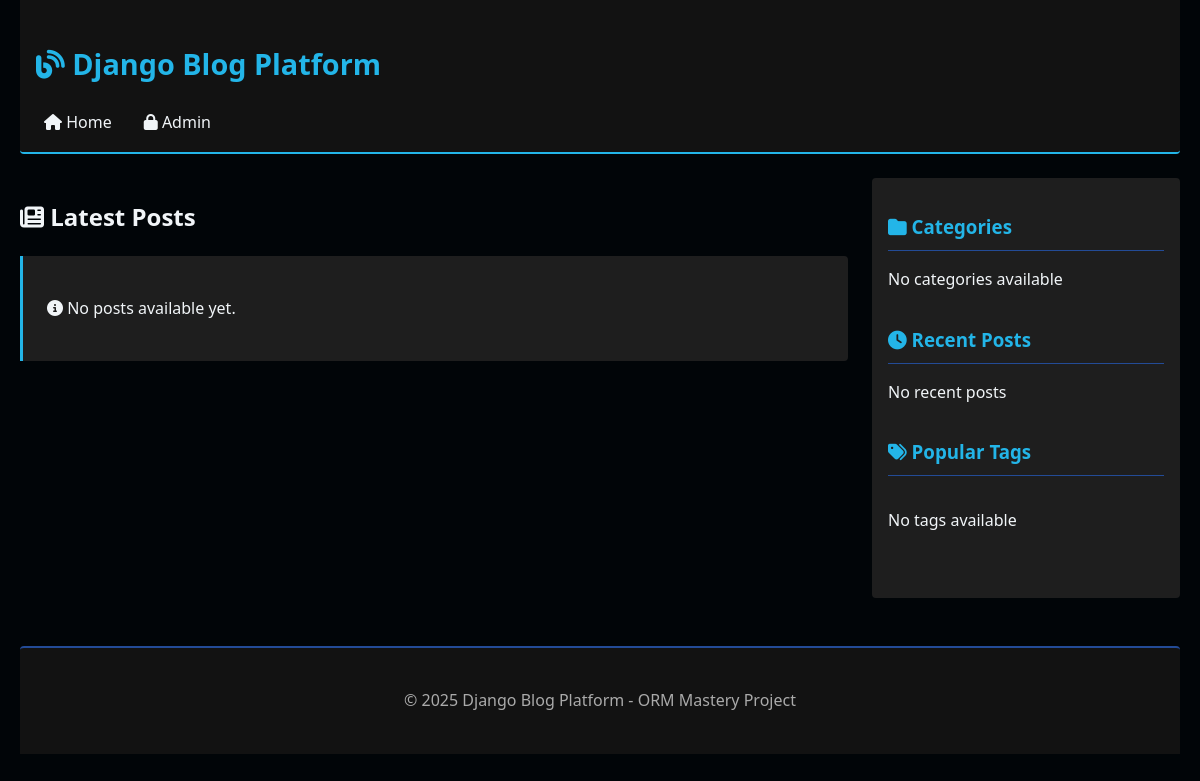
The app's page /, older data.
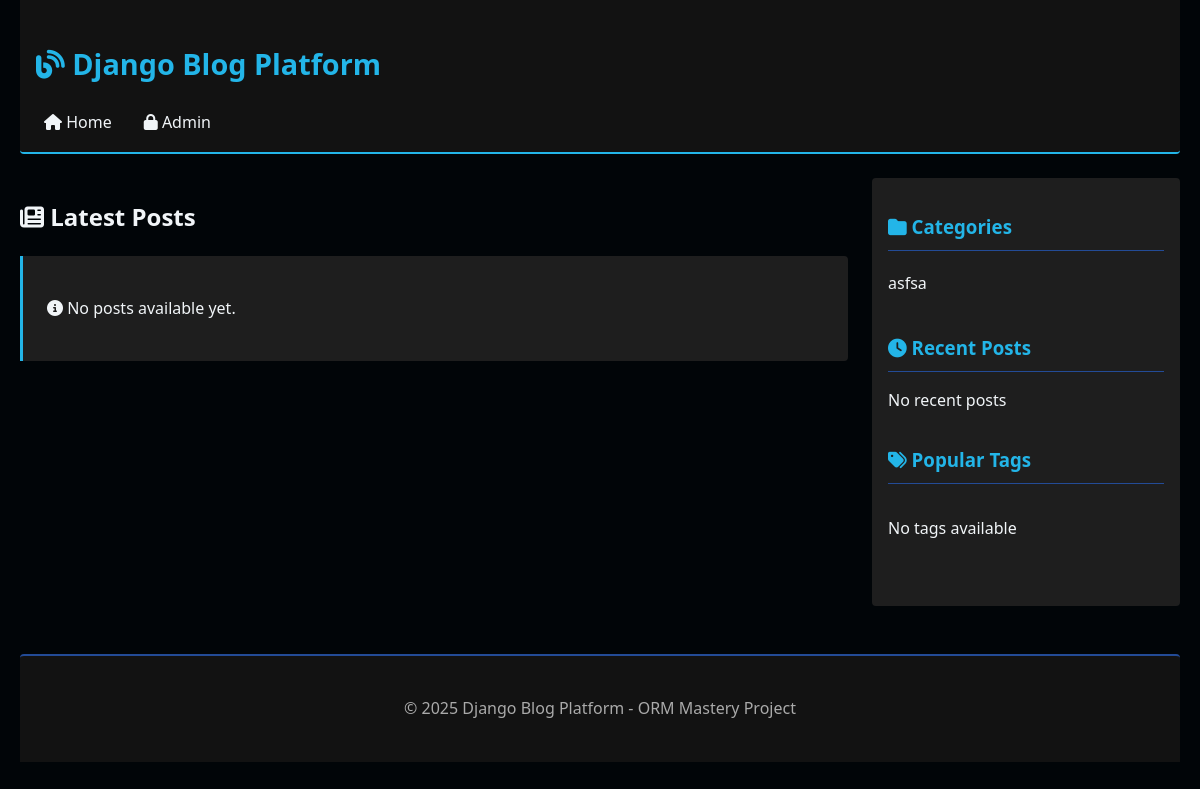
The same page, newer data.
### news/models.py (models this page shows, shortened)
class Category(models.Model):
    name = models.CharField(max_length=100)
    slug = models.SlugField(unique=True)
    description = models.TextField(blank=True)
    class Meta:
        verbose_name_plural = "categories"
        ordering = ['name']

### news/views.py (the view)
# urls.py: path('', views.PostListView.as_view(), name='post_list'),
class PostListView(ListView):
    model = Post
    template_name = 'blog/post_list.html'
    context_object_name = 'posts'
    paginate_by = 5
    def get_queryset(self):
        return Post.blog_objects.published()
    def get_context_data(self, **kwargs):
        context = super().get_context_data(**kwargs)
        context['categories'] = Category.objects.annotate(
            posts_count=Count('posts')
        )
        context['tags'] = Tag.objects.annotate(
            posts_count=Count('posts')
        ).order_by('-posts_count')[:10]
        context['recent_posts'] = Post.blog_objects.recent_posts()
        return context

### news/managers.py (called while the page is built)
    def published(self):
        return self.filter(
            status='published',
            published_at__lte=timezone.now()
        )

    def recent_posts(self, count=5):
        return self.published().order_by('-published_at')[:count]

### news/templates/news/post_list.html (shortened to what this page needs)
{% extends "news/base.html" %}
{% block content %}
    <h2><i class="fas fa-newspaper"></i> Latest Posts</h2>
    {% for post in posts %}
        <article class="post">
            <h3 class="post__title">
                <a href="{% url 'blog:post_detail' post.slug %}" class="post__link">{{ post.title }}</a>
            </h3>
            <div class="post__meta">
                <span><i class="fas fa-user"></i> {{ post.author.username }}</span>
                <span><i class="fas fa-folder"></i> <a href="{% url 'blog:category_detail' post.category.slug %}">{{ post.category.name }}</a></span>
                <span><i class="fas fa-calendar"></i> {{ post.created_at|date:"F j, Y" }}</span>
                <span><i class="fas fa-comments"></i> {{ post.comments.count }} comments</span>
            </div>
            {% if post.featured_image %}
                <img src="{{ post.featured_image.url }}" alt="{{ post.title }}" class="post__image">
            {% endif %}
            <div class="post__content">
                {{ post.content|truncatewords:50|linebreaks }}
                <a href="{% url 'blog:post_detail' post.slug %}" class="post__link">Read more <i class="fas fa-arrow-right"></i></a>
            </div>
            {% if post.tags.all %}
                <div class="post__tags">
                    {% for tag in post.tags.all %}
                        <a href="{% url 'blog:tag_detail' tag.slug %}" class="tag">
                            <i class="fas fa-tag"></i> {{ tag.name }}
                        </a>
                    {% endfor %}
                </div>
            {% endif %}
        </article>
    {% empty %}
        <div class="post">
            <p><i class="fas fa-info-circle"></i> No posts available yet.</p>
        </div>
    {% endfor %}
{% endblock %}

### news/templates/news/base.html (shortened to what this page needs)
<!DOCTYPE html>
<html lang="en">
<head>
    <link rel="stylesheet" href="https://cdnjs.cloudflare.com/ajax/libs/font-awesome/6.4.0/css/all.min.css">
    <link rel="stylesheet" href="/static/css/style.css">
</head>
<body>
    <header class="header">
        <h1><a href="{% url 'blog:post_list' %}" class="header__title">
            <i class="fas fa-blog"></i> Django Blog Platform
        </a></h1>
        <nav class="header__nav">
            <ul class="header__nav-list">
                <li><a href="{% url 'blog:post_list' %}" class="header__nav-link">
                    <i class="fas fa-home"></i> Home
                </a></li>
                <li><a href="{% url 'admin:index' %}" class="header__nav-link">
                    <i class="fas fa-lock"></i> Admin
                </a></li>
            </ul>
        </nav>
    </header>
    <div class="layout">
        <main class="layout__main">
            {% block content %}{% endblock %}
        </main>
        <aside class="layout__sidebar">
            <section class="sidebar__section">
                <h3 class="sidebar__title">
                    <i class="fas fa-folder"></i> Categories
                </h3>
                <ul class="sidebar__list">
                    {% for category in categories %}
                        <li class="sidebar__item">
                            <a href="{% url 'blog:category_detail' category.slug %}" class="sidebar__link">
                                {{ category.name }} {% if category.posts_count %}({{ category.posts_count }}){% endif %}
                            </a>
                        </li>
                    {% empty %}
                        <li class="sidebar__item">No categories available</li>
                    {% endfor %}
                </ul>
            </section>
            <section class="sidebar__section">
                <h3 class="sidebar__title">
                    <i class="fas fa-clock"></i> Recent Posts
                </h3>
                <ul class="sidebar__list">
                    {% for post in recent_posts %}
                        <li class="sidebar__item">
                            <a href="{% url 'blog:post_detail' post.slug %}" class="sidebar__link">
                                {{ post.title }}
                            </a>
                        </li>
                    {% empty %}
                        <li class="sidebar__item">No recent posts</li>
                    {% endfor %}
                </ul>
            </section>
            <section class="sidebar__section">
                <h3 class="sidebar__title">
                    <i class="fas fa-tags"></i> Popular Tags
                </h3>
                <div class="post__tags">
                    {% for tag in tags %}
                        <a href="{% url 'blog:tag_detail' tag.slug %}" class="tag">
                            {{ tag.name }} ({{ tag.posts_count }})
                        </a>
                    {% empty %}
                        <p>No tags available</p>
                    {% endfor %}
                </div>
            </section>
        </aside>
    </div>
    <footer class="footer">
        <p>&copy; {% now "Y" %} Django Blog Platform - ORM Mastery Project</p>
    </footer>
</body>
</html>

Row changes from the older to the newer data that the page shows:
added Category: name "asfsa"
Text that changed along with them:
text no longer shown: "No categories available"
